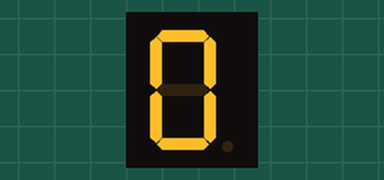
Bench run of a sketch on a simulated Arduino Mega 2560, built with avr-gcc and run on an emulated ATmega2560. Parts: 1-digit seven-segment display. Wiring (from diagram.json): 1-digit 7-segment display, segments lit when HIGH: segments pin 22, pin 23, pin 24, pin 25, pin 26, pin 27, pin 28, pin 29. The segment pins are drawn as the display they are named for.

Above: at 0.06 s.
At 0.59 s:
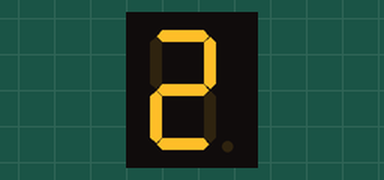
At 1.37 s:
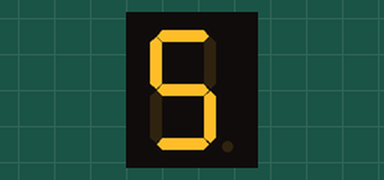
At 1.9 s:
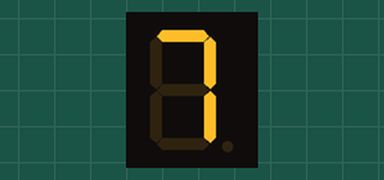
At 2.5 s:
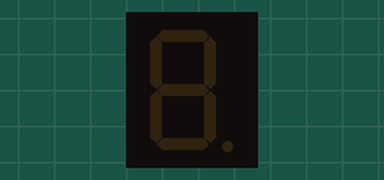
At 3.34 s:
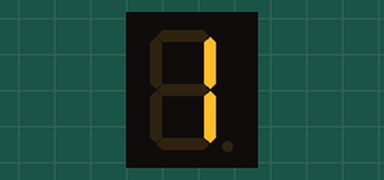

Measured:
- by itself, everything shown: repeats every 3.0 s, in 20 steps
- what the display in image 4 shows lasts 0.5 s, from 2.5 s to 3.0 s

The sketch:

ETALVIS_Problem_06_01.ino
```cpp
//Embedded Systems Programming - GPIO
//Seven Segment Control Problems
//Set 6 Problem 01
//connect a common cathode seven segment display  port A
//Display number "0" to "9" one by one with 1 second delay.
void display0to9(void);//Displays number from  "0" to "9"
void delay1(void);//For 1 second delay
void setup() {
  // put your setup code here, to run once:
  volatile char *ddrA;
  ddrA = 0x21;
  *ddrA = 0xFF;
}
void loop() {
  // put your main code here, to run repeatedly:
  display0to9();
  delay1();
}
void display0to9(void)
{
  volatile char *outA;
  outA = 0x22;
  unsigned char disp0to9[11]={0x3F,0x06,0x5B,0x4F,0x66,0x6D,0x7C,0x07,0x7F,0x67};
  volatile int i ;
  for(i=0;i<11;i++)
  {
    *outA = disp0to9[i];
    delay1();
    *outA = 0x00;
    delay1();
  }
}
void delay1()
{
  volatile long d;
  for(d=0;d<60000;d++);
}
```
